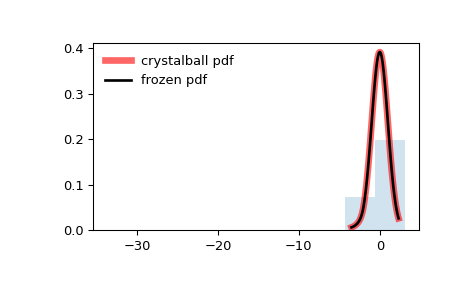

Reproduce this figure in Python.
from scipy.stats import crystalball
import matplotlib.pyplot as plt
fig, ax = plt.subplots(1, 1)

# Calculate the first four moments:

beta, m = 2, 3
mean, var, skew, kurt = crystalball.stats(beta, m, moments='mvsk')

# Display the probability density function (``pdf``):

x = np.linspace(crystalball.ppf(0.01, beta, m),
                crystalball.ppf(0.99, beta, m), 100)
ax.plot(x, crystalball.pdf(x, beta, m),
       'r-', lw=5, alpha=0.6, label='crystalball pdf')

# Alternatively, the distribution object can be called (as a function)
# to fix the shape, location and scale parameters. This returns a "frozen"
# RV object holding the given parameters fixed.

# Freeze the distribution and display the frozen ``pdf``:

rv = crystalball(beta, m)
ax.plot(x, rv.pdf(x), 'k-', lw=2, label='frozen pdf')

# Check accuracy of ``cdf`` and ``ppf``:

vals = crystalball.ppf([0.001, 0.5, 0.999], beta, m)
np.allclose([0.001, 0.5, 0.999], crystalball.cdf(vals, beta, m))
# True

# Generate random numbers:

r = crystalball.rvs(beta, m, size=1000)

# And compare the histogram:

ax.hist(r, density=True, histtype='stepfilled', alpha=0.2)
ax.legend(loc='best', frameon=False)
plt.show()
